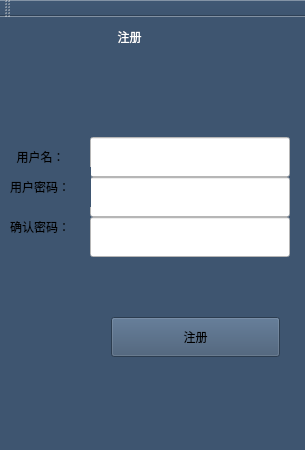
<?xml version="1.0" encoding="UTF-8"?>
<ui version="4.0">
 <class>MainWindow</class>
 <widget class="QMainWindow" name="MainWindow">
  <property name="geometry">
   <rect>
    <x>0</x>
    <y>0</y>
    <width>305</width>
    <height>450</height>
   </rect>
  </property>
  <property name="windowTitle">
   <string>MainWindow</string>
  </property>
  <property name="styleSheet">
   <string notr="true">background-color: rgb(62, 85, 112);</string>
  </property>
  <widget class="QWidget" name="centralWidget">
   <widget class="QLineEdit" name="lineEdit_1">
    <property name="geometry">
     <rect>
      <x>90</x>
      <y>120</y>
      <width>200</width>
      <height>40</height>
     </rect>
    </property>
    <property name="styleSheet">
     <string notr="true">background-color: rgb(255, 255, 255);font: 11pt &quot;DejaVu Serif&quot;;</string>
    </property>
    <property name="text">
     <string/>
    </property>
   </widget>
   <widget class="QLineEdit" name="lineEdit_3">
    <property name="geometry">
     <rect>
      <x>90</x>
      <y>160</y>
      <width>200</width>
      <height>40</height>
     </rect>
    </property>
    <property name="styleSheet">
     <string notr="true">background-color: rgb(255, 255, 255);font: 11pt &quot;DejaVu Serif&quot;;
</string>
    </property>
    <property name="text">
     <string/>
    </property>
   </widget>
   <widget class="QLineEdit" name="lineEdit_2">
    <property name="geometry">
     <rect>
      <x>90</x>
      <y>200</y>
      <width>200</width>
      <height>40</height>
     </rect>
    </property>
    <property name="sizePolicy">
     <sizepolicy hsizetype="Expanding" vsizetype="Fixed">
      <horstretch>0</horstretch>
      <verstretch>0</verstretch>
     </sizepolicy>
    </property>
    <property name="styleSheet">
     <string notr="true">background-color: rgb(255, 255, 255);
font: 11pt &quot;DejaVu Serif&quot;;</string>
    </property>
    <property name="text">
     <string/>
    </property>
   </widget>
   <widget class="QWidget" name="layoutWidget">
    <property name="geometry">
     <rect>
      <x>100</x>
      <y>0</y>
      <width>191</width>
      <height>351</height>
     </rect>
    </property>
    <layout class="QVBoxLayout" name="verticalLayout">
     <item>
      <widget class="QLabel" name="label">
       <property name="styleSheet">
        <string notr="true">color: rgb(255, 255, 255);


font: 40pt &quot;Nimbus Roman No9 L&quot;;</string>
       </property>
       <property name="text">
        <string>  注册</string>
       </property>
      </widget>
     </item>
     <item>
      <spacer name="verticalSpacer">
       <property name="orientation">
        <enum>Qt::Vertical</enum>
       </property>
       <property name="sizeHint" stdset="0">
        <size>
         <width>20</width>
         <height>40</height>
        </size>
       </property>
      </spacer>
     </item>
     <item>
      <widget class="QPushButton" name="pushButton">
       <property name="minimumSize">
        <size>
         <width>0</width>
         <height>40</height>
        </size>
       </property>
       <property name="maximumSize">
        <size>
         <width>16777215</width>
         <height>40</height>
        </size>
       </property>
       <property name="styleSheet">
        <string notr="true"/>
       </property>
       <property name="text">
        <string>注册</string>
       </property>
      </widget>
     </item>
    </layout>
   </widget>
   <widget class="QLabel" name="label_2">
    <property name="geometry">
     <rect>
      <x>10</x>
      <y>120</y>
      <width>61</width>
      <height>40</height>
     </rect>
    </property>
    <property name="text">
     <string>  用户名：</string>
    </property>
   </widget>
   <widget class="QLabel" name="label_3">
    <property name="geometry">
     <rect>
      <x>10</x>
      <y>150</y>
      <width>81</width>
      <height>40</height>
     </rect>
    </property>
    <property name="text">
     <string>用户密码：</string>
    </property>
   </widget>
   <widget class="QLabel" name="label_4">
    <property name="geometry">
     <rect>
      <x>10</x>
      <y>190</y>
      <width>71</width>
      <height>40</height>
     </rect>
    </property>
    <property name="text">
     <string>确认密码：</string>
    </property>
   </widget>
   <zorder>layoutWidget</zorder>
   <zorder>lineEdit_3</zorder>
   <zorder>lineEdit_2</zorder>
   <zorder>lineEdit_1</zorder>
   <zorder>label_2</zorder>
   <zorder>label_3</zorder>
   <zorder>label_4</zorder>
  </widget>
  <widget class="QMenuBar" name="menuBar">
   <property name="geometry">
    <rect>
     <x>0</x>
     <y>0</y>
     <width>305</width>
     <height>28</height>
    </rect>
   </property>
  </widget>
  <widget class="QToolBar" name="mainToolBar">
   <attribute name="toolBarArea">
    <enum>TopToolBarArea</enum>
   </attribute>
   <attribute name="toolBarBreak">
    <bool>false</bool>
   </attribute>
  </widget>
  <widget class="QStatusBar" name="statusBar"/>
 </widget>
 <layoutdefault spacing="6" margin="11"/>
 <resources/>
 <connections/>
</ui>
